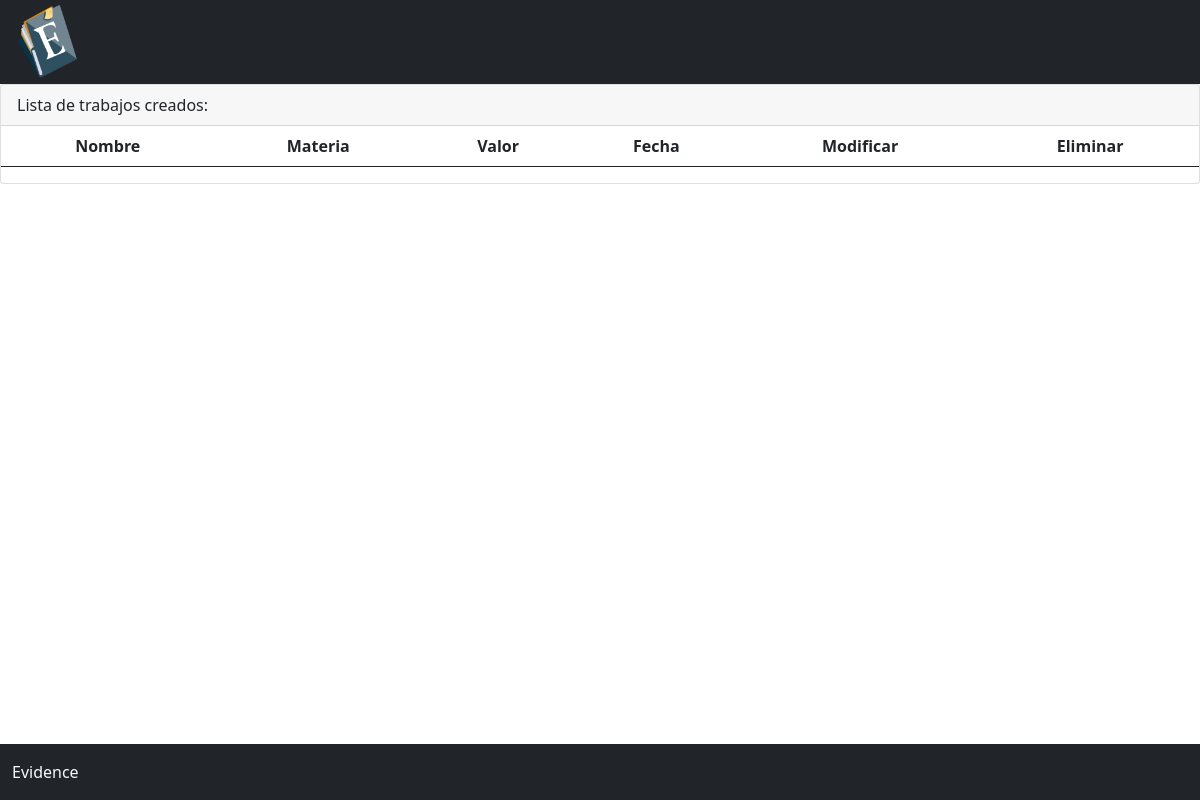
Before: /mostrar_trabajos.php with the older database file.
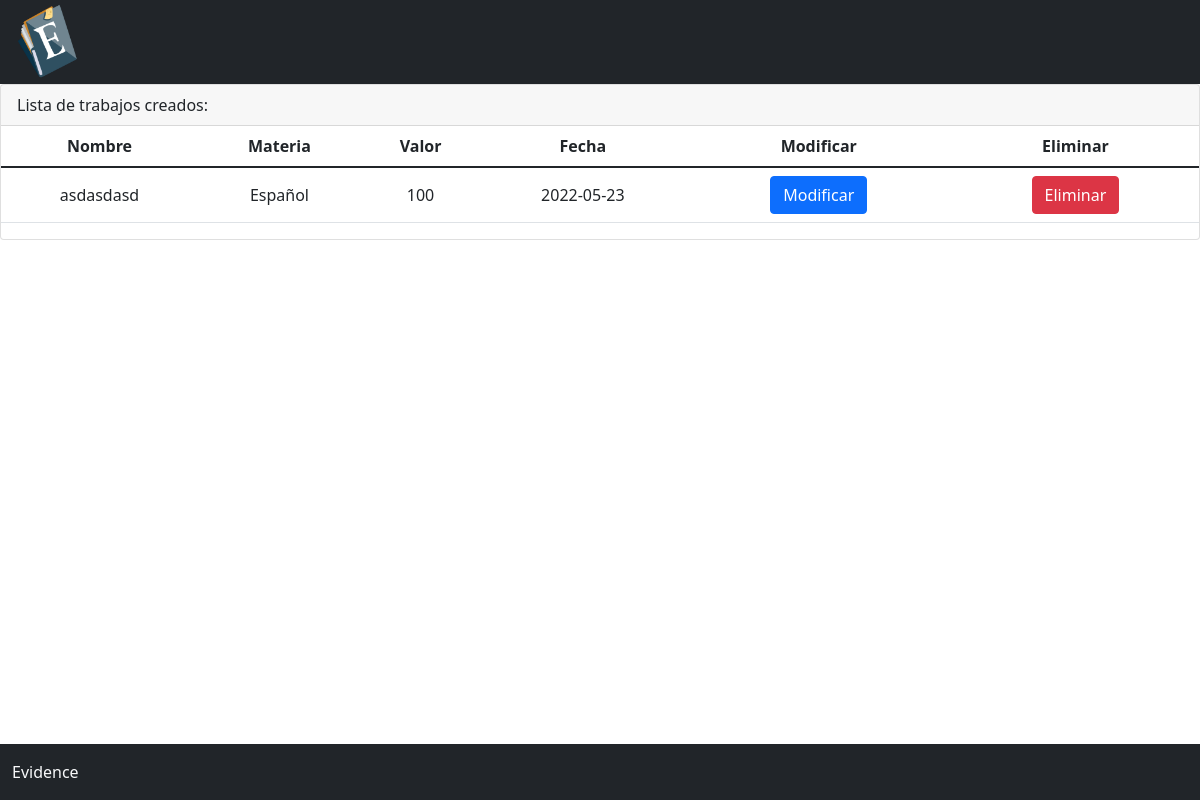
After: the same page with the newer database file.
### tables this page shows
CREATE TABLE `trabajo` (
  `idTrabajo` int(11) NOT NULL,
  `materia_ID_materia` int(11) NOT NULL,
  `Nom_trabajo` varchar(45) DEFAULT NULL,
  `Ponderacion` int(11) DEFAULT NULL,
  `Fecha` date NOT NULL
);

### mostrar_trabajos.php (the view, shortened to what this page needs)
<?php include 'header.php' ?>
<?php include 'footer.php' ?>
<!DOCTYPE html>
<html lang="en">
<head>
    <link href="bootstrap-5.1.3-dist/css/bootstrap.min.css" rel="stylesheet">
    <?php
        $conexion=mysqli_connect("localhost","root","","school");
        $query="SELECT * FROM trabajo";
        $res=mysqli_query($conexion,$query);
    ?>
</head>
<body>
    <div class="card">
        <div class="card-header">
            Lista de trabajos creados:
        </div>
        <div>
            <table class="table align-middle">
                <thead>
                <tr>
                    <td align="center" scope="col"><b>Nombre</b></td>
                    <td align="center" scope="col"><b>Materia</b></td>
                    <td align="center" scope="col"><b>Valor</b></td>
                    <td align="center" scope="col"><b>Fecha</b></td>
                    <td align="center" scope="col"><b>Modificar</b></td>
                    <td align="center" scope="col"><b>Eliminar</b></td>
                </tr>
                </thead>
                <tbody class="table align-middle" align="center">
                <?php while ($row=mysqli_fetch_array($res)){ ?>
                    <tr>
                        <td scope="row"><?php echo $row['Nom_trabajo']?></td>
                        <?php switch($row['materia_ID_materia']){
                            case 0:
                                echo("<td>Español</td>");
                                break;
                        }?>
                        <td><?php echo $row['Ponderacion']?></td>
                        <td><?php echo $row['Fecha']?></td>
                        <td>
                            <a href="modificar_trabajo.php?ID=<?php echo $row['idTrabajo'] ?>">
                                <input type="submit" value="Modificar" class="btn btn-primary">
                            </a>
                        </td>
                        <td>
                            <a href="confirmacion.php?ID=<?php echo $row['idTrabajo'] ?>">
                                <input type="submit" value="Eliminar" class="btn btn-danger">
                            </a>
                        </td>
                    </tr>
                <?php }?>
                </tbody>
            </table>
        </div>
    </div>
</body>
</html>

Changed rows visible on the page:
added trabajo: Nom_trabajo "asdasdasd", shows "Español", Ponderacion "100", Fecha "2022-05-23"
